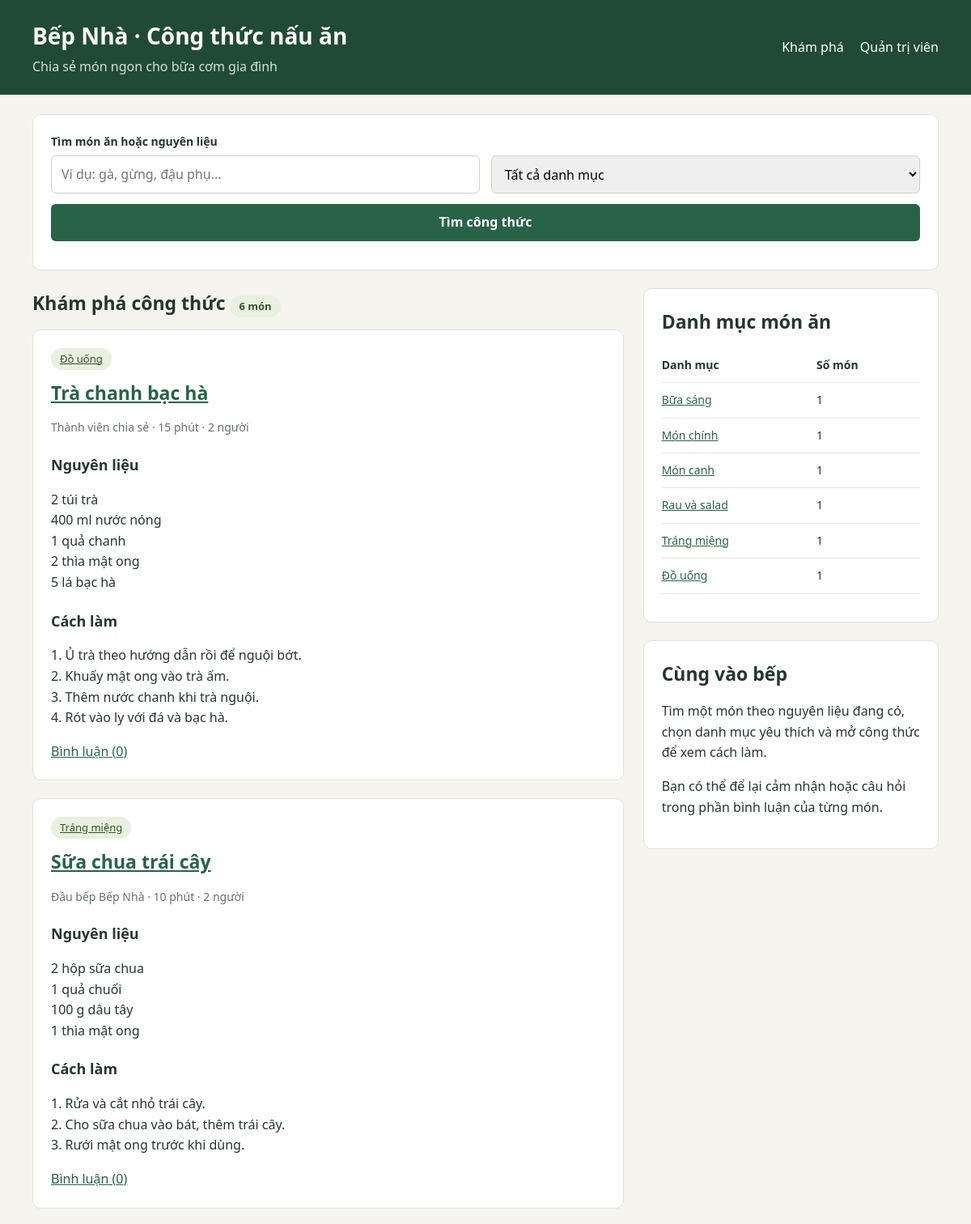
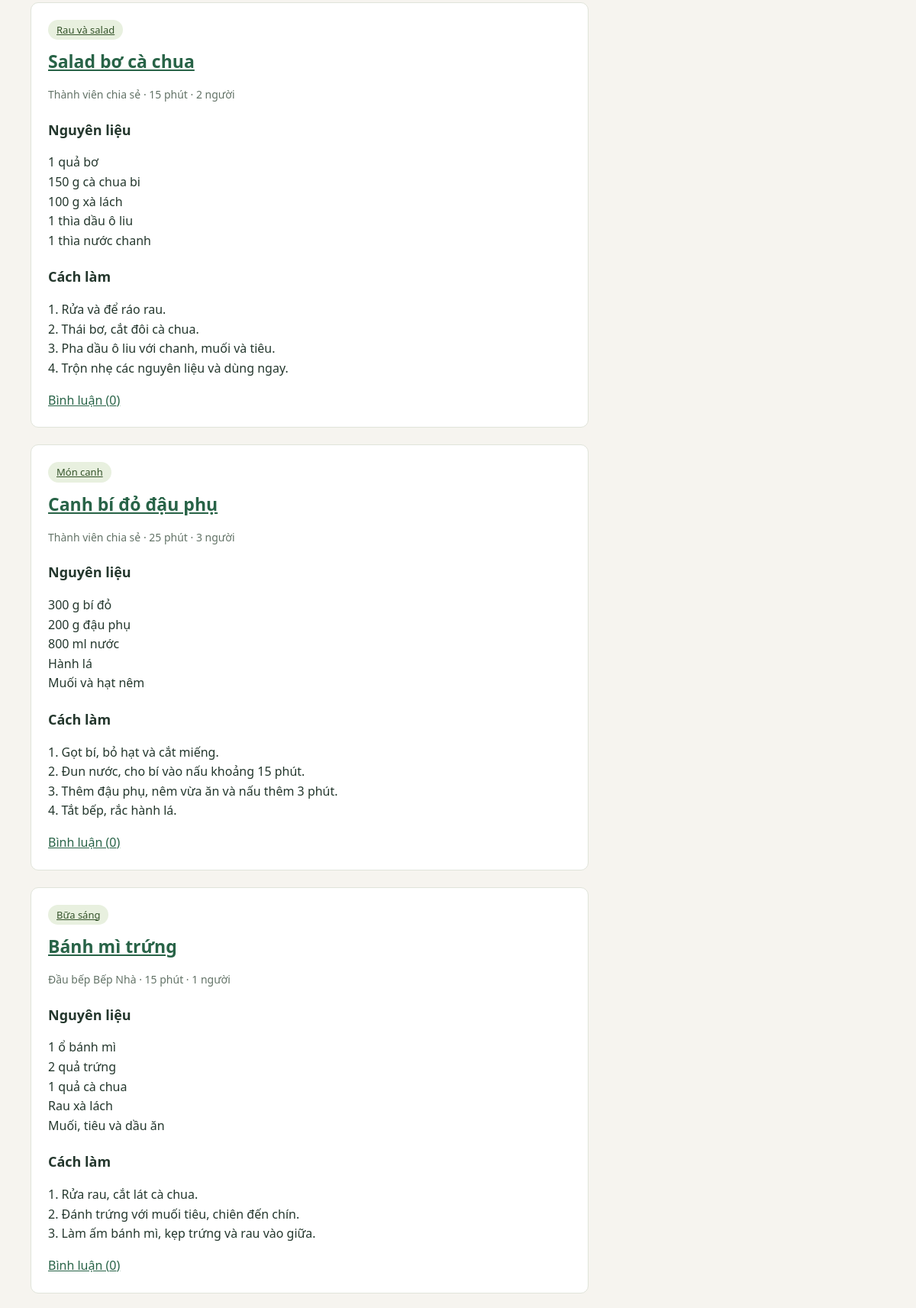
/app/src/index.php (upper part), run on the app's committed database (2 pictures, top to bottom).
### tables this page shows
CREATE TABLE IF NOT EXISTS recipes (
    id INT AUTO_INCREMENT PRIMARY KEY,
    title VARCHAR(255) NOT NULL,
    ingredients TEXT NOT NULL,
    instructions TEXT NOT NULL,
    category_id INT NOT NULL,
    user_id INT NOT NULL,
    cooking_minutes INT NOT NULL DEFAULT 30,
    servings INT NOT NULL DEFAULT 2,
    created_at TIMESTAMP DEFAULT CURRENT_TIMESTAMP,
    FOREIGN KEY (category_id) REFERENCES categories(id),
    FOREIGN KEY (user_id) REFERENCES users(id)
);

CREATE TABLE IF NOT EXISTS categories (
    id INT AUTO_INCREMENT PRIMARY KEY,
    name VARCHAR(100) NOT NULL UNIQUE,
    description VARCHAR(255)
);

CREATE TABLE IF NOT EXISTS users (
    id INT AUTO_INCREMENT PRIMARY KEY,
    username VARCHAR(50) NOT NULL UNIQUE,
    fullname VARCHAR(100) NOT NULL,
    password_hash VARCHAR(255) DEFAULT NULL,
    role VARCHAR(30) NOT NULL DEFAULT 'Người chia sẻ'
);

### app/src/common.php (called while the page is built, shortened)
<?php
function h($value) { return htmlspecialchars((string)$value, ENT_QUOTES | ENT_SUBSTITUTE, 'UTF-8'); }
$admin = null;

### app/src/index.php (the view, shortened to what this page needs)
<?php
require __DIR__ . '/common.php';
$categories = $pdo->query('SELECT c.*, COUNT(r.id) AS total_recipes FROM categories c LEFT JOIN recipes r ON r.category_id=c.id GROUP BY c.id ORDER BY c.id')->fetchAll();
$q = trim(is_string($_GET['q'] ?? null) ? $_GET['q'] : '');
$detail = $recipeId ?? (int)($_GET['id'] ?? 0);
$sql = 'SELECT r.*, c.name AS category_name, u.fullname, (SELECT COUNT(*) FROM comments cm WHERE cm.recipe_id=r.id) AS comment_count FROM recipes r JOIN categories c ON c.id=r.category_id JOIN users u ON u.id=r.user_id WHERE 1=1';
$params = [];
$stmt = $pdo->prepare($sql . ' ORDER BY r.created_at DESC, r.id DESC');
$stmt->execute($params);
$recipes = $stmt->fetchAll();
?>
<!doctype html>
<html lang="vi"><head>
<title>Bếp Nhà · Công thức nấu ăn</title><link rel="stylesheet" href="/style.css">
</head><body>
<header><div class="header-row"><div><h1><a href="/">Bếp Nhà · Công thức nấu ăn</a></h1><p>Chia sẻ món ngon cho bữa cơm gia đình</p></div><nav aria-label="Điều hướng"><a href="/">Khám phá</a><a href="/admin.php"><?= $admin ? 'Trang quản trị' : 'Quản trị viên' ?></a></nav></div></header>
<main>
<section class="card">
<form method="get"><label for="q">Tìm món ăn hoặc nguyên liệu</label>
<div class="row"><input id="q" name="q" value="<?= h($q) ?>" placeholder="Ví dụ: gà, gừng, đậu phụ…">
<select name="category" aria-label="Lọc theo danh mục"><option value="0">Tất cả danh mục</option></select></div>
<button type="submit">Tìm công thức</button></form>
</section>
<div class="layout"><section>
<h2><?= $detail > 0 ? 'Chi tiết công thức' : 'Khám phá công thức' ?> <span class="badge"><?= count($recipes) ?> món</span></h2>
<?php foreach ($recipes as $r): ?>
<article class="card recipe">
<a class="badge" href="/?category=<?= (int)$r['category_id'] ?>"><?= h($r['category_name']) ?></a>
<h2><a href="/?id=<?= (int)$r['id'] ?>"><?= h($r['title']) ?></a></h2>
<p class="meta"><?= h($r['fullname']) ?> · <?= (int)$r['cooking_minutes'] ?> phút · <?= (int)$r['servings'] ?> người</p>
<h3>Nguyên liệu</h3><p><?= nl2br(h($r['ingredients'])) ?></p>
<h3>Cách làm</h3><p><?= nl2br(h($r['instructions'])) ?></p>
<a href="/?id=<?= (int)$r['id'] ?>#comments">Bình luận (<?= (int)$r['comment_count'] ?>)</a>
</article>
<?php endforeach; ?>
</section><aside>
<section class="card"><h2>Danh mục món ăn</h2><table><thead><tr><th>Danh mục</th><th>Số món</th></tr></thead><tbody><?php foreach ($categories as $c): ?><tr><td><a href="/?category=<?= (int)$c['id'] ?>"><?= h($c['name']) ?></a></td><td><?= (int)$c['total_recipes'] ?></td></tr><?php endforeach; ?></tbody></table></section>
<section class="card"><h2>Cùng vào bếp</h2><p>Tìm một món theo nguyên liệu đang có, chọn danh mục yêu thích và mở công thức để xem cách làm.</p><p>Bạn có thể để lại cảm nhận hoặc câu hỏi trong phần bình luận của từng món.</p></section>
</aside></div>
</main><footer>Bếp Nhà · Website công thức nấu ăn — Đề 29</footer>
</body></html>

### app/src/style.css (style rules this page uses)
* { box-sizing: border-box; }
body { margin: 0; background: #f6f4ef; color: #24372d; font-family: system-ui, sans-serif; line-height: 1.6; }
a { color: #286347; }
header { background: #214a36; color: white; padding: 22px max(24px, calc((100% - 1120px)/2)); }
header a { color: white; text-decoration: none; }
header h1 { margin: 0; font-size: 28px; }
header p { margin: 3px 0 0; color: #d2e3d6; }
.header-row { display: flex; align-items: center; justify-content: space-between; gap: 24px; }
nav { display: flex; gap: 20px; flex-wrap: wrap; }
nav a { white-space: nowrap; }
main { max-width: 1152px; margin: 24px auto; padding: 0 16px; }
.layout { display: grid; grid-template-columns: minmax(0, 2fr) minmax(280px, 1fr); gap: 24px; }
.card { background: white; border: 1px solid #e0e4da; border-radius: 10px; padding: 22px; margin-bottom: 22px; overflow-wrap: anywhere; }
h2, h3 { margin: 0 0 14px; }
h2 { font-size: 23px; }
h3 { font-size: 18px; }
label { display: block; margin: 0 0 5px; font-weight: 600; font-size: 14px; }
input, select, textarea, button { width: 100%; padding: 10px 12px; border: 1px solid #cbd5c9; border-radius: 6px; font: inherit; margin: 0 0 13px; }
button { background: #286347; color: white; cursor: pointer; border: 0; font-weight: 600; }
.row { display: grid; grid-template-columns: 1fr 1fr; gap: 14px; }
.row > * { min-width: 0; }
.badge { display: inline-block; background: #e8f0df; color: #35542b; padding: 3px 11px; border-radius: 20px; font-size: 13px; }
.meta, small { color: #637367; font-size: 14px; }
.recipe h2 { margin: 10px 0; }
.recipe h3 { margin-top: 20px; }
table { border-collapse: collapse; width: 100%; font-size: 14px; margin-bottom: 12px; }
th, td { text-align: left; padding: 10px 8px; border-bottom: 1px solid #e5e8df; }
th:first-child, td:first-child { padding-left: 0; }

### data on the page
recipes: category.name "Đồ uống", title "Trà chanh bạc hà", user.fullname "Thành viên chia sẻ", cooking_minutes "15", servings "2", ingredients "2 túi trà 400 ml nước nóng 1 quả chanh 2 thìa mật ong 5 lá bạc hà", instructions "1. Ủ trà theo hướng dẫn rồi để nguội bớt. 2. Khuấy mật ong vào trà ấm. 3. Thêm nước chanh khi trà nguội. 4. Rót vào ly với đá và bạc hà.", comment_count "0"
recipes: category.name "Tráng miệng", title "Sữa chua trái cây", user.fullname "Đầu bếp Bếp Nhà", cooking_minutes "10", servings "2", ingredients "2 hộp sữa chua 1 quả chuối 100 g dâu tây 1 thìa mật ong", instructions "1. Rửa và cắt nhỏ trái cây. 2. Cho sữa chua vào bát, thêm trái cây. 3. Rưới mật ong trước khi dùng.", comment_count "0"
recipes: category.name "Rau và salad", title "Salad bơ cà chua", user.fullname "Thành viên chia sẻ", cooking_minutes "15", servings "2", ingredients "1 quả bơ 150 g cà chua bi 100 g xà lách 1 thìa dầu ô liu 1 thìa nước chanh", instructions "1. Rửa và để ráo rau. 2. Thái bơ, cắt đôi cà chua. 3. Pha dầu ô liu với chanh, muối và tiêu. 4. Trộn nhẹ các nguyên liệu và dùng ngay.", comment_count "0"
recipes: category.name "Món canh", title "Canh bí đỏ đậu phụ", user.fullname "Thành viên chia sẻ", cooking_minutes "25", servings "3", ingredients "300 g bí đỏ 200 g đậu phụ 800 ml nước Hành lá Muối và hạt nêm", instructions "1. Gọt bí, bỏ hạt và cắt miếng. 2. Đun nước, cho bí vào nấu khoảng 15 phút. 3. Thêm đậu phụ, nêm vừa ăn và nấu thêm 3 phút. 4. Tắt bếp, rắc hành lá.", comment_count "0"
recipes: category.name "Bữa sáng", title "Bánh mì trứng", user.fullname "Đầu bếp Bếp Nhà", cooking_minutes "15", servings "1", ingredients "1 ổ bánh mì 2 quả trứng 1 quả cà chua Rau xà lách Muối, tiêu và dầu ăn", instructions "1. Rửa rau, cắt lát cà chua. 2. Đánh trứng với muối tiêu, chiên đến chín. 3. Làm ấm bánh mì, kẹp trứng và rau vào giữa.", comment_count "0"
categories: name "Bữa sáng", total_recipes "1"
categories: name "Món chính", total_recipes "1"
categories: name "Món canh", total_recipes "1"
categories: name "Rau và salad", total_recipes "1"
categories: name "Tráng miệng", total_recipes "1"
categories: name "Đồ uống", total_recipes "1"

### other printed values
count($recipes) "6"
